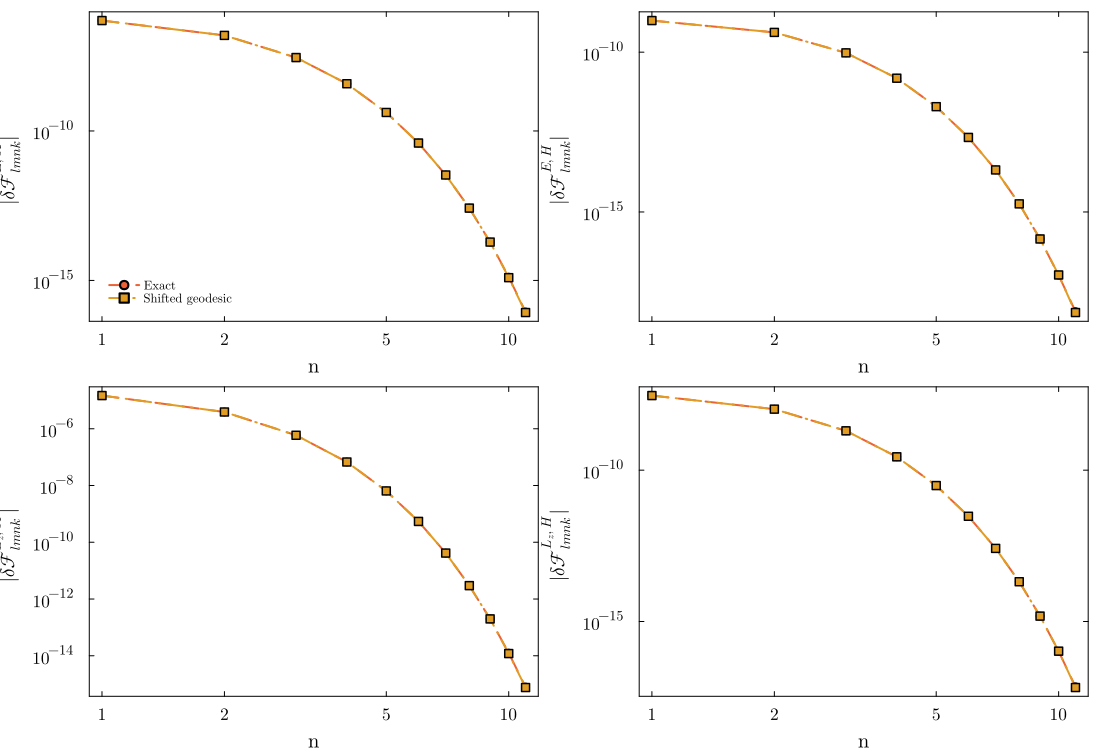

This figure's Julia source:
# arXiv:2603.12189 fig:fluxcomparen (fig. 3, main.tex:834): the EXACT linear-in-spin flux
# corrections |δF^{E,∞}|, |δF^{E,H}|, |δF^{Lz,∞}|, |δF^{Lz,H}| of the (l,m,k) = (2,2,0) modes
# versus the radial harmonic n = 1..11, against the SHIFTED-GEODESIC (SG) approximation, for
# a = 0.9 M, p = 12, e = 0.2, x = √3/2.
#
# THIN driver, both curves from Perturbation.SpinFluxes:
#   EXACT = TeukolskySpinModeCorrection(2, 2, n, 0, oc).FluxesCorrection   (full numeric trajectory
#           with the oscillatory δχ / δr libration — the exact O(σ) correction)
#   SG    = central finite difference in the spin parameter of the PEX-GAUGE full flux,
#           TeukolskySpinModeAnalytical(...; gauge = "pex"), step s = 2e-6 — the secular shift only.
# The CTilde-locked correction entry point is a DIFFERENT gauge here and lands ~7.7× off with the
# opposite sign, so it is not the SG curve.
#
#   julia --project=reproduce -t4 reproduce/arXiv-2603.12189/fig03.jl --check

include(joinpath(@__DIR__, "..", "_lib", "repro_harness.jl"))
using .ReproHarness

opts = ReproHarness.parse_args()
ReproHarness.setup!()
ReproHarness.require_tier(opts, :fast)

using GrTools
using GrTools.Perturbation: KerrSpinOrbitCorrection, TeukolskySpinModeCorrection,
                            TeukolskySpinModeAnalytical
using Plots
include(joinpath(@__DIR__, "..", "_style", "mma_style.jl"))
gr(); mma_defaults!()

const A, P, E, X = 0.9, 12.0, 0.2, sqrt(3) / 2
const NS = collect(1:11)
const SFD = 2e-6
const CHANNELS = ("Einf", "EH", "Lzinf", "LzH")

oc = KerrSpinOrbitCorrection(A, P, E, X, 8, 8)

EX = [zeros(length(NS)) for _ in 1:4]
SG = [zeros(length(NS)) for _ in 1:4]
Threads.@threads for i in eachindex(NS)
    n = NS[i]
    ex = TeukolskySpinModeCorrection(2, 2, n, 0, oc)
    EX[1][i] = abs(ex.FluxesCorrection.Energy.I)
    EX[2][i] = abs(ex.FluxesCorrection.Energy.H)
    EX[3][i] = abs(ex.FluxesCorrection.AngularMomentum.I)
    EX[4][i] = abs(ex.FluxesCorrection.AngularMomentum.H)
    fp = TeukolskySpinModeAnalytical(2, 2, n, 0, A, P, E, X,  SFD; gauge = "pex")
    fm = TeukolskySpinModeAnalytical(2, 2, n, 0, A, P, E, X, -SFD; gauge = "pex")
    SG[1][i] = abs((fp.Fluxes.Energy.I          - fm.Fluxes.Energy.I)          / (2 * SFD))
    SG[2][i] = abs((fp.Fluxes.Energy.H          - fm.Fluxes.Energy.H)          / (2 * SFD))
    SG[3][i] = abs((fp.Fluxes.AngularMomentum.I - fm.Fluxes.AngularMomentum.I) / (2 * SFD))
    SG[4][i] = abs((fp.Fluxes.AngularMomentum.H - fm.Fluxes.AngularMomentum.H) / (2 * SFD))
end

for (j, nm) in enumerate(CHANNELS)
    println("  ", rpad(nm, 6), " exact(n=1) = ", EX[j][1], "  SG(n=1) = ", SG[j][1],
            "   exact(n=11) = ", EX[j][end], "  SG(n=11) = ", SG[j][end])
    flush(stdout)
end

ylabs = (raw"$|\delta\mathcal{F}^{E,\infty}_{lmnk}|$", raw"$|\delta\mathcal{F}^{E,H}_{lmnk}|$",
         raw"$|\delta\mathcal{F}^{L_z,\infty}_{lmnk}|$", raw"$|\delta\mathcal{F}^{L_z,H}_{lmnk}|$")
panels = Any[]
for j in 1:4
    pl = plot(xlabel = "n", ylabel = ylabs[j], xscale = :log10, yscale = :log10,
              legend = (j == 1 ? :bottomleft : false),
              xticks = ([1, 2, 5, 10], ["1", "2", "5", "10"]))
    plot!(pl, NS, EX[j], marker = (:circle, 4), line = (:dash, 2),    color = MMA_RED,  label = "Exact")
    plot!(pl, NS, SG[j], marker = (:rect, 4),   line = (:dashdot, 2), color = MMA_GOLD, label = "Shifted geodesic")
    push!(panels, pl)
end
savefig(plot(panels..., layout = (2, 2), size = (1100, 750)), joinpath(@__DIR__, "fig03.png"))

@repro_result "n" NS
for (j, nm) in enumerate(CHANNELS)
    @repro_result "exact_$(nm)" EX[j]
    @repro_result "sg_$(nm)"    SG[j]
end
# the published message: SG tracks the exact correction at low n and deviates at high n
@repro_result "rel_SG_vs_exact_n1"  [abs(1 - SG[j][1] / EX[j][1]) for j in 1:4]
@repro_result "rel_SG_vs_exact_n11" [abs(1 - SG[j][end] / EX[j][end]) for j in 1:4]
@repro_result "SG_closer_at_low_n"  all(j -> abs(1 - SG[j][1] / EX[j][1]) <
                                            abs(1 - SG[j][end] / EX[j][end]), 1:4)

exit(ReproHarness.conclude!(opts; paper = "2603.12189", id = "fig03", script = @__FILE__,
                            rtol = 1e-8))
